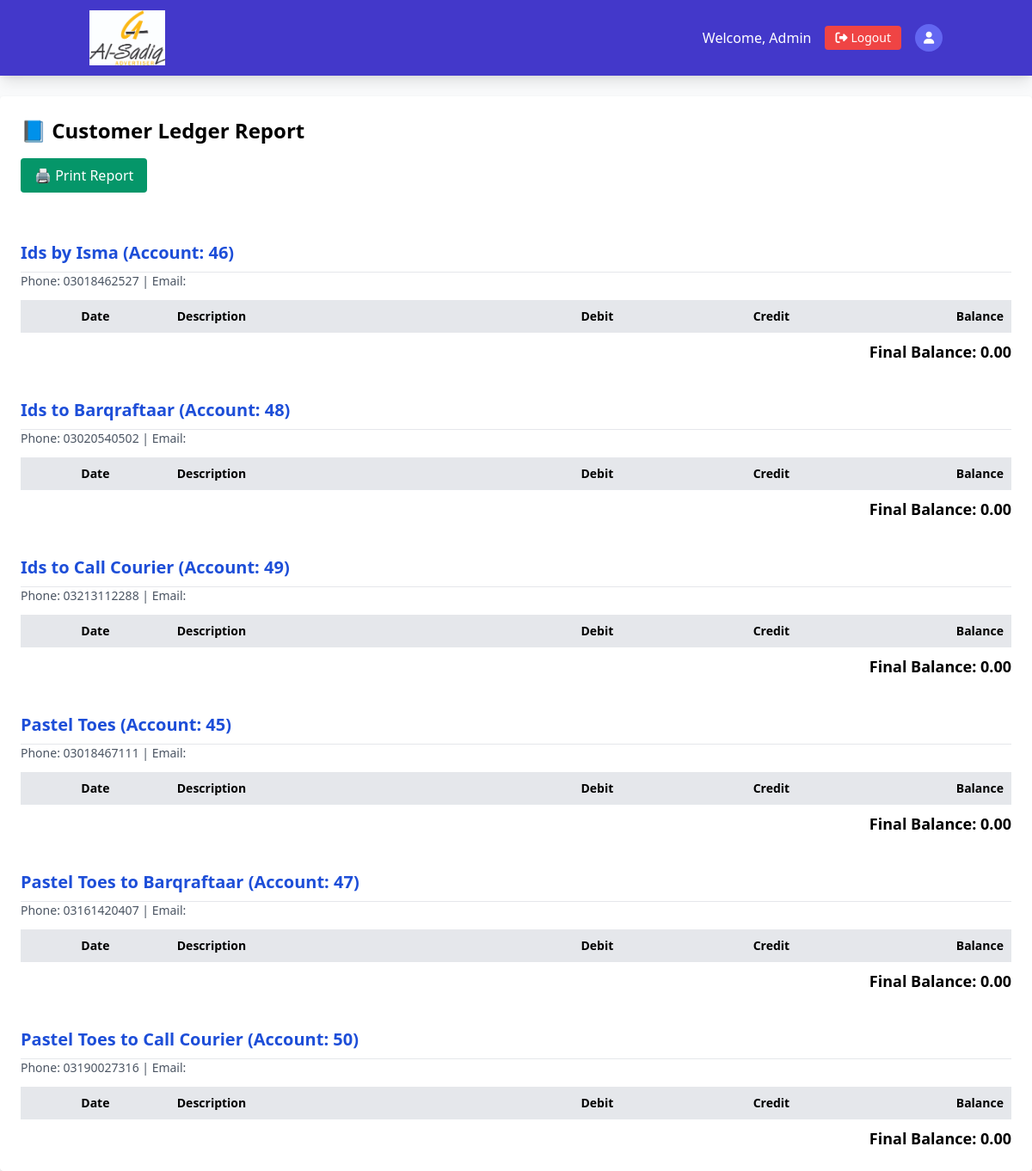
/ledger_customer.php, run on the app's committed database.
### tables this page shows
CREATE TABLE `tblcustomers` (
  `CustomerID` int(11) NOT NULL,
  `CustomerName` varchar(100) NOT NULL,
  `ContactPerson` varchar(100) DEFAULT NULL,
  `account_id` int(100) DEFAULT NULL,
  `Phone` varchar(20) DEFAULT NULL,
  `Email` varchar(100) DEFAULT NULL,
  `Address` text DEFAULT NULL,
  `CreatedAt` timestamp NOT NULL DEFAULT current_timestamp()
);

### ledger_customer.php (the view, shortened to what this page needs)
<?php
include 'header.php';
include 'menu.php';
?>
<!DOCTYPE html>
<html>
<head>
    <link href="https://cdn.jsdelivr.net/npm/tailwindcss@2.2.19/dist/tailwind.min.css" rel="stylesheet">
</head>
<body class="bg-gray-100">
<div class="max-w-7xl mx-auto mt-6 bg-white p-6 shadow rounded">
    <h1 class="text-2xl font-bold mb-4">📘 Customer Ledger Report</h1>
    <button id="printBtn" onclick="window.print()"
        class="mb-4 bg-green-600 text-white px-4 py-2 rounded hover:bg-green-700 no-print">
        🖨 Print Report
    </button>
    <?php
    $customers = $conn->query("SELECT * FROM tblcustomers ORDER BY CustomerName ASC");
    while ($c = $customers->fetch_assoc()) {
        $account_id = $c['account_id'];
        echo "<div class='mt-10'>";
        echo "<h2 class='text-xl font-bold border-b pb-2 text-blue-700'>{$c['CustomerName']} (Account: {$account_id})</h2>";
        echo "<p class='text-sm text-gray-600 mb-2'>Phone: {$c['Phone']} | Email: {$c['Email']}</p>";
        echo "
        <table class='w-full text-sm border mt-3'>
            <thead class='bg-gray-200'>
                <tr>
                    <th class='border p-2'>Date</th>
                    <th class='border p-2 text-left'>Description</th>
                    <th class='border p-2 text-right'>Debit</th>
                    <th class='border p-2 text-right'>Credit</th>
                    <th class='border p-2 text-right'>Balance</th>
                </tr>
            </thead>
            <tbody>
        ";
        $balance = 0;
        echo "</tbody></table>";
        echo "
            <p class='text-right mt-2 font-bold text-lg'>
                Final Balance: " . number_format($balance, 2) . "
            </p>
        ";
        echo "</div>";
    }
    ?>
</div>
</body>
</html>

### data on the page
tblcustomers: CustomerName "Ids by Isma", account "46", Phone "03018462527", balance "0.00"
tblcustomers: CustomerName "Ids to Barqraftaar", account "48", Phone "03020540502", balance "0.00"
tblcustomers: CustomerName "Ids to Call Courier", account "49", Phone "03213112288", balance "0.00"
tblcustomers: CustomerName "Pastel Toes", account "45", Phone "03018467111", balance "0.00"
tblcustomers: CustomerName "Pastel Toes to Barqraftaar", account "47", Phone "03161420407", balance "0.00"
tblcustomers: CustomerName "Pastel Toes to Call Courier", account "50", Phone "03190027316", balance "0.00"
